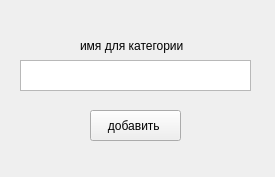
<?xml version="1.0" encoding="UTF-8"?>
<ui version="4.0">
 <class>Form</class>
 <widget class="QWidget" name="Form">
  <property name="geometry">
   <rect>
    <x>0</x>
    <y>0</y>
    <width>275</width>
    <height>177</height>
   </rect>
  </property>
  <property name="windowTitle">
   <string>Form</string>
  </property>
  <widget class="QPushButton" name="pushButton">
   <property name="geometry">
    <rect>
     <x>90</x>
     <y>110</y>
     <width>91</width>
     <height>31</height>
    </rect>
   </property>
   <property name="text">
    <string>добавить </string>
   </property>
  </widget>
  <widget class="QTextEdit" name="textEdit">
   <property name="geometry">
    <rect>
     <x>20</x>
     <y>60</y>
     <width>231</width>
     <height>31</height>
    </rect>
   </property>
  </widget>
  <widget class="QLabel" name="label">
   <property name="geometry">
    <rect>
     <x>80</x>
     <y>30</y>
     <width>191</width>
     <height>31</height>
    </rect>
   </property>
   <property name="text">
    <string>имя для категории</string>
   </property>
  </widget>
 </widget>
 <resources/>
 <connections/>
</ui>
